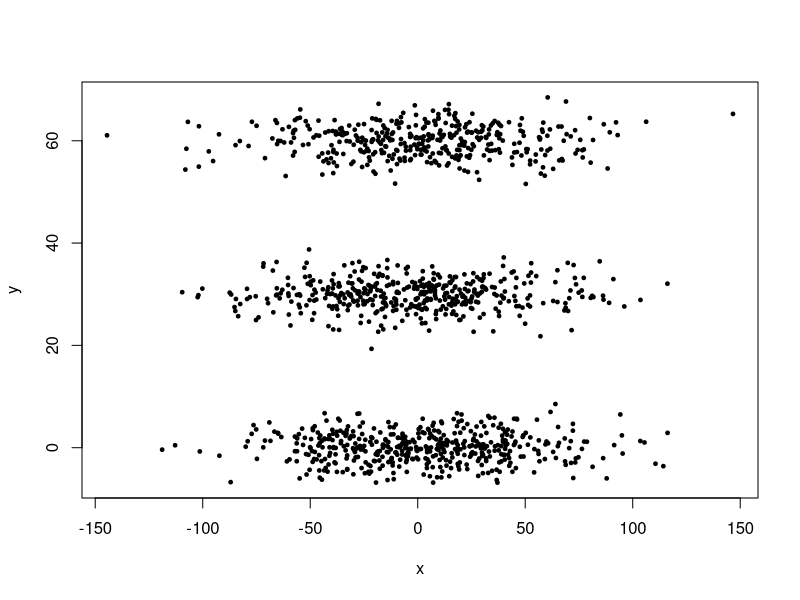
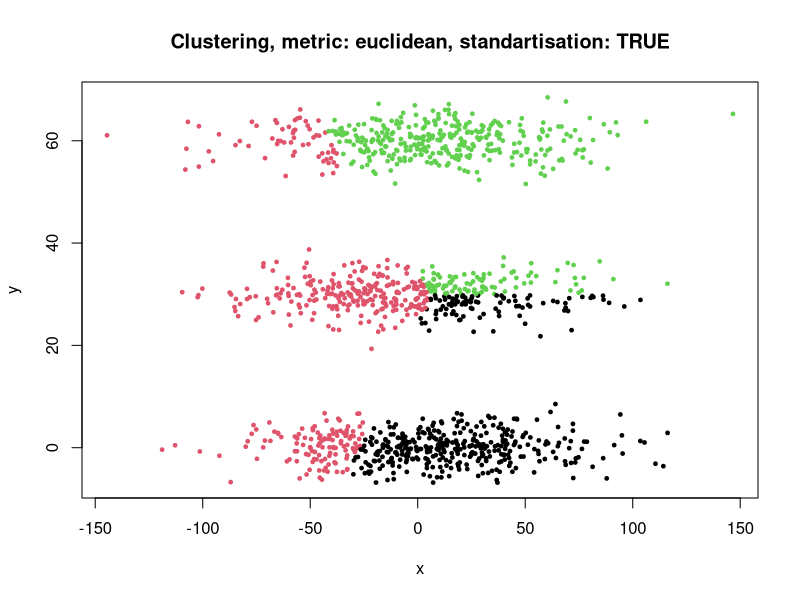
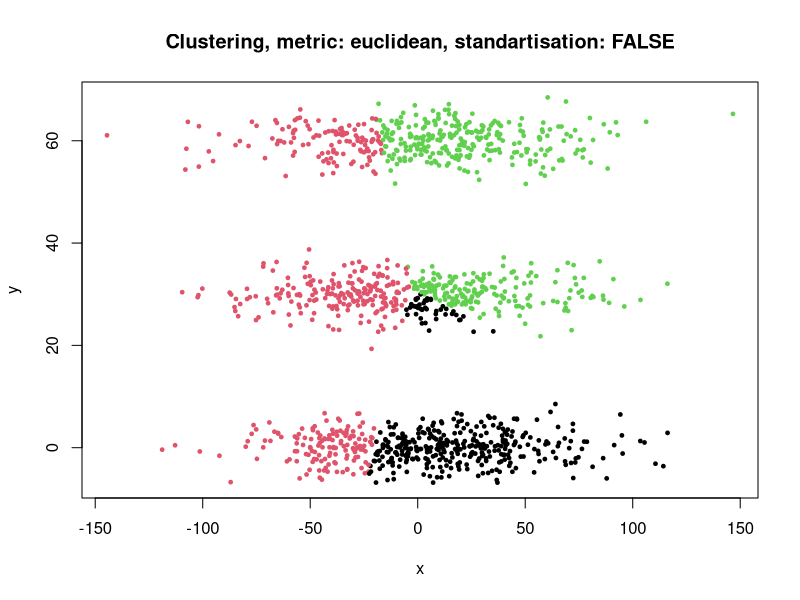
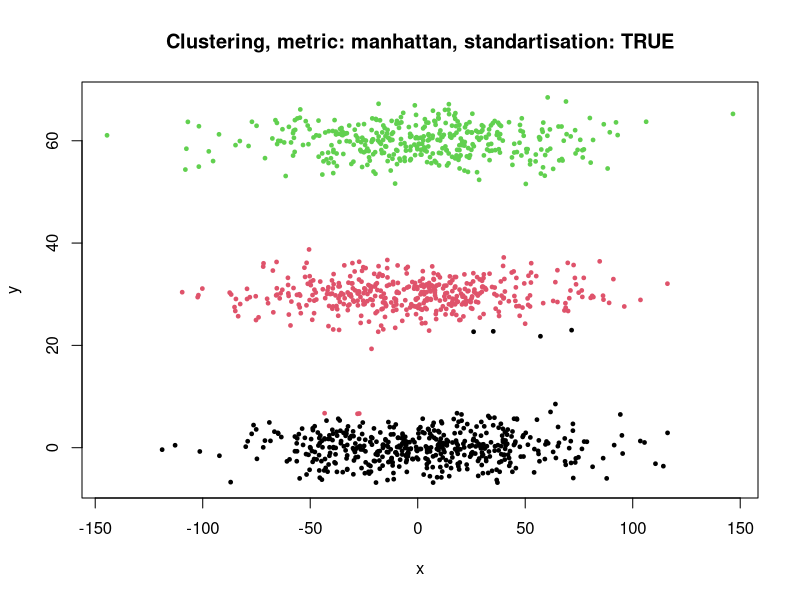
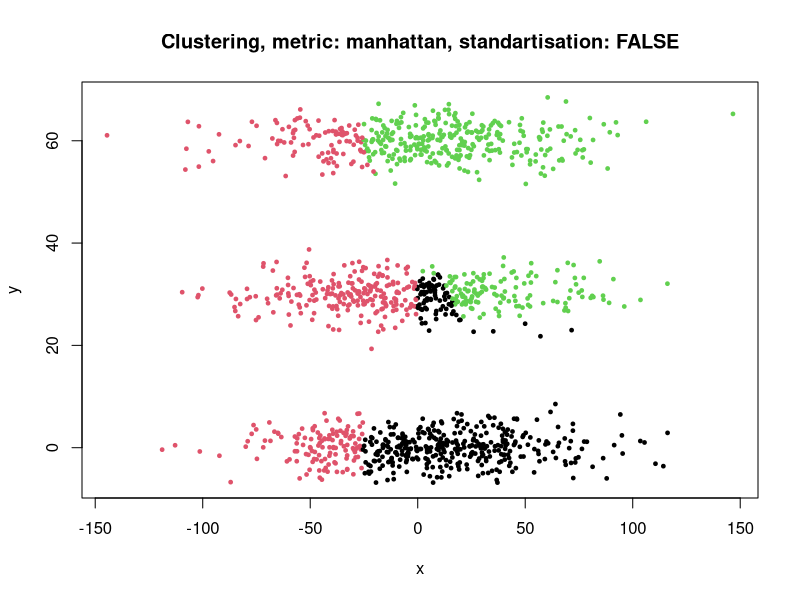

The R script that drew these images, in order:
n_a <- runif(1, 300, 500)
n_b <- runif(1, 300, 500)
n_c <- runif(1, 300, 500)

points_a <- data.frame(
  x = rnorm(n_a, mean = 0, sd = 40),
  y = rnorm(n_a, mean = 0, sd = 3)
)

points_b <- data.frame(
  x = rnorm(n_b, mean = 0, sd = 40),
  y = rnorm(n_b, mean = 30, sd = 3)
)

points_c <- data.frame(
  x = rnorm(n_c, mean = 0, sd = 40),
  y = rnorm(n_c, mean = 60, sd = 3)
)

points <- rbind(
  points_a,
  points_b,
  points_c
)

plot(
  x = points$x,
  y = points$y,
  
  xlab = "x",
  ylab = "y",
  pch = 19,
  cex = 0.5
)

# K-medoid clustering
library(cluster)

metric_values <- c("euclidean", "manhattan")

for (metric in metric_values) {
  for (use_stand in c(TRUE, FALSE)) {
    clustering <- clara(
      points,
      3,
      metric = metric,
      stand = use_stand
    )
    
    print(clustering$clusinfo)
    plot(
      points,
      
      col = clustering$clustering,
      
      xlab = "x",
      ylab = "y",
      main = paste(
        "Clustering, metric: ",
        metric,
        ", standartisation: ",
        use_stand,
        sep = ""
      ),
      pch = 19,
      cex = 0.5
    )
  }
}
